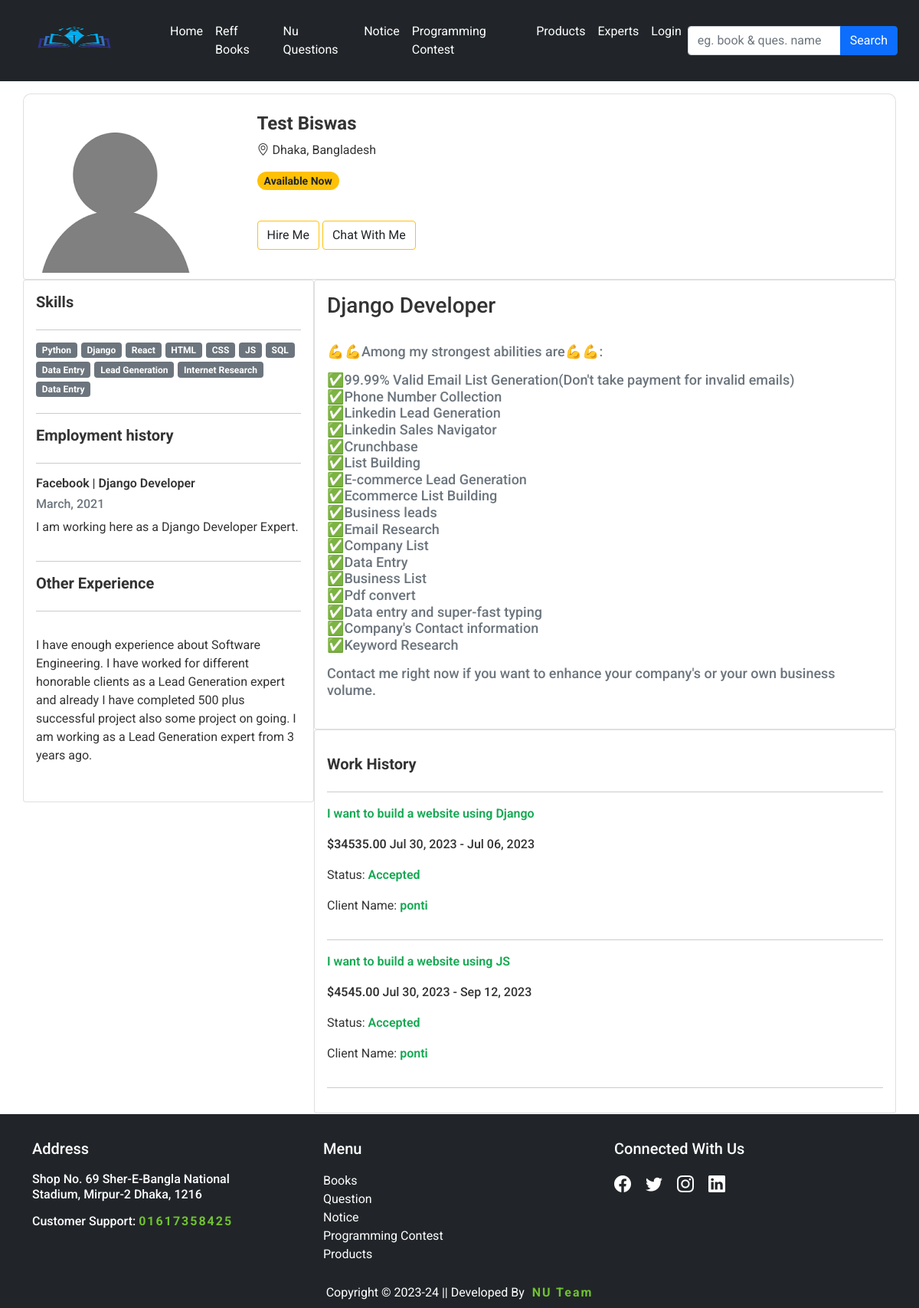
Screenshot of /freelance-profile/7/ with the database file from the repository.
### other/models.py (models this page shows, shortened)
class FreelancerProfile(models.Model):
    user = models.ForeignKey(User, on_delete=models.CASCADE)
    full_name = models.CharField(max_length=255, help_text="Enter your full name")
    location = models.CharField(max_length=255, help_text='E.g. city,coutry Dhaka, Bangladesh', blank=True, null=True)
    set_available = models.CharField(choices=STATUS_CHOICES_PROFILE, default='Available Now', max_length=255, blank=True, null=True)
    title = models.CharField(max_length=255, help_text='E.g. Django developer, javascript developer')
    category = models.ForeignKey(Freelance_category, on_delete=models.CASCADE)
    hourly_rate = models.CharField(max_length=10,help_text='E.g. $15')
    description = models.TextField(max_length=2000, help_text='E.g. within 2000 characters')
    other_experience = models.CharField(max_length=1000, help_text='E.g. within 1000 characters',blank=True, null=True)
    profile_pic = models.ImageField(upload_to='freelance_profile_pricture')

class EmployeementHistory(models.Model):
    user = models.ForeignKey(FreelancerProfile, on_delete=models.CASCADE)
    organization_name = models.CharField(max_length=255)
    role = models.CharField(max_length=500)
    join_date = models.CharField(max_length=255, help_text='E.g. March, 2023')
    short_bio = models.CharField(max_length=500, blank=True, null=True, help_text='E.g. about company')

class HiredFreelancer(models.Model):
    client = models.ForeignKey(User, on_delete=models.CASCADE)
    freelancer = models.ForeignKey(FreelancerProfile, on_delete=models.CASCADE)
    full_name = models.CharField(max_length=255)
    job_title = models.CharField(max_length=500, help_text='E.g. within 500 characters')
    job_requirement = models.TextField()
    delivery_date = models.DateField(null=True, blank=True, help_text='E.g. YYYY-MM-DD format')
    project_price = models.DecimalField(max_digits=10, decimal_places=2, help_text='E.g. 100.00')
    status = models.CharField(choices=STATUS_CHOICES_HIRED, default='Accepted', blank=True, null=True, max_length=255)
    created = models.DateTimeField(auto_now_add=True)

### other/views.py (the view)
# urls.py: path('freelance-profile/<int:pk>/', ExpertProfileView, name='freelance-profile'),
def ExpertProfileView(request, pk):
    pk=int(pk)
    profile = get_object_or_404(FreelancerProfile, user__pk=pk)
    user = FreelancerProfile.objects.get(user__pk=pk)
    try:
        skill = Skills.objects.get(user=user)
    except Skills.DoesNotExist:
        skill = None
    result = []
    if skill:
        result = skill.skill.split(',')
    try:
        employents = EmployeementHistory.objects.get(user=user)
    except EmployeementHistory.DoesNotExist:
        employents = None
    workhistory = HiredFreelancer.objects.filter(freelancer__user__pk=pk)
    print(len(workhistory))
    context = {'profile': profile, 'skills': result, 'employents': employents, 'workhistory':workhistory}
    return render(request, 'other/expert_profile.html', context)

### template/other/expert_profile.html (shortened to what this page needs)
{% extends 'base.html' %}
{% load static %}
{% block content %}
    <div class="container">
        <div class="row">
            <div class="col-sm-12 mt-3 custom-padding">
                <div class="card p-2" style="border-top-left-radius: 10px; border-top-right-radius: 10px;">
                    <div class="row g-0">
                      <div class="col-md-3">
                        <img src="{{profile.profile_pic.url}}" class="img-fluid rounded-start" alt="..." width="225px" height="225px">
                         </div>
                      <div class="col-md-8">
                        <div class="card-body">
                          <h5 class="card-title" style="font-size: 24px; font-weight: 700;">{{profile.full_name}}</h5>
                          <p class="card-text"><i class="bi bi-geo-alt"></i>&nbsp;{{profile.location}}</p>
                          <p class="card-text"><span style="font-weight: 800;"><span class="badge rounded-pill bg-warning text-dark" style="font-size: 14px;">{{profile.set_available}}</span></p>
                          <br>
                          {% if profile.user == request.user %}
                          <a href="{% url 'other:freelance-update-profile' pk=profile.user.pk %}" class="btn btn-warning">Update Profile</a>
                          {% else %}
                          <a href="{% url 'other:hire_freelancer' pk=profile.user.pk %}" class="btn btn-outline-warning text-dark">Hire Me</a>
                          <a href="{% url 'other:contact-freelancer' pk=profile.user.pk %}" class="btn btn-outline-warning text-dark">Chat With Me</a>
                          {% endif %}
                        </div>
                      </div>
                    </div>
                  </div>
        </div>
        <div class="col-sm-4 custom-padding">
            <div class="card p-3">
                {% if skills %}
                {% if profile.user == request.user %}
                <h5 style="font-weight: 700;">Skills&nbsp; <a href="{% url 'other:update-skill' pk=profile.user.id %}" class="btn-circle btn-xl"><i class="bi bi-pencil-fill"></i></a></h5>
                {% else %}
                <h5 style="font-weight: 700;">Skills</h5>
                {% endif %}
                <hr>
                <div class="skill-container">
                    {% for skill in skills %}
                        <span class="badge bg-secondary">{{ skill }}</span>
                    {% endfor %}
                </div>
                {% else %}
                {% if profile.user == request.user %}
                <a href="{% url 'other:add-skill' pk=profile.user.id %}" class="text-danger fw-bold">Add your skills</a>
                {% else %}
                <p class="text-danger fw-bold">This user hasn't added their own skill yet</p>
                {% endif %}
                {% endif %}
                <hr>
                {% if employents %}
                {% if profile.user == request.user %}
                <h5 style="font-weight: 700;">Employment history&nbsp; <a href="{% url 'other:update-employement' pk=profile.user.id %}" class="btn-circle btn-xl"><i class="bi bi-pencil-fill"></i></a></h5>
                {% else %}
                <h5 style="font-weight: 700;">Employment history</h5>
                {% endif %}
                <hr>
                <h6 style="font-weight: 600;">{{employents.organization_name}}&nbsp;|&nbsp;{{employents.role}}</h6>
                <h6 class="text-muted">{{employents.join_date}}</h6>
                <p>{{employents.short_bio}}</p>
                {% else %}
                {% if profile.user == request.user %}
                <a href="{% url 'other:add-employement' pk=profile.user.id %}" class="text-danger fw-bold">Add Employement history</a>
                {% else %} <p class="text-danger fw-bold">This user hasn't added work experience yet </p> {% endif %}
                {% endif %}
                  <hr>
                  <h5 style="font-weight: 700;">Other Experience</h5>
                  <hr>
                  {% if profile.other_experience %}
                  <p style="font-size: 16px;">{{profile.other_experience|linebreaks}}</p>
                  {% else %}
                  <p class="text-danger fw-bold">
                  {% if profile.user == request.user %}
                    You haven't added other experience yet. If you want to add please update your profile. {% else %} This user hasn't added other experience yet {% endif %}</p>
                  {% endif %}
            </div>
        </div>
            <div class="col-sm-8 custom-padding">
                <div class="card p-3">
                    <h3>{{profile.title}}</h3>
                <br>
                <h5 class="text-muted" style="font-size: 18px;">{{profile.description|linebreaks }}</h5>
                </div>
                <div class="card p-3">
                    <h5 class="mt-3" style="font-weight: 700;">Work History</h5>
                    <hr>
                    {% if workhistory %}
                    {% for work in workhistory %}
                        <p style="color: #14A852; cursor: pointer; font-weight: 600;">{{work.job_title}}</p>
                        <p style="font-weight: 600;">${{ work.project_price }} <span style="font-weight: 500;">{{ work.created|date:"M d, Y" }} - {{work.delivery_date|date:"M d, Y"}}</span></p>
                        <p>Status: <span style="color: #14A852; cursor: pointer; font-weight: 600;">{{work.status}}</span></p>
                        <p>Client Name: <span style="color: #14A852; cursor: pointer; font-weight: 600;">{{work.client}}</span></p>
                        <hr>
                    {% endfor %}
                {% else %}
                {% if profile.user == request.user %}
                <p class="text-danger fw-bold">You haven't done any work yet.</p>
                {% else %}
                <p class="text-danger fw-bold">This user hasn't done any work yet.</p>
                {% endif %}
                    {% endif %}
                </div>
            </div>
        </div>
    </div>
{% endblock content %}

### static/style.css (style rules this page uses)
.custom-padding { padding-left: 0px!important; padding-right: 0px!important; }
.skill-container { width: 100%; display: flex; flex-wrap: wrap; }
.skill-container .badge { margin-right: 5px; margin-bottom: 5px; }

### rows the page displays
FreelancerProfile: profile_pic (placeholder picture), full_name "Test Biswas", location "Dhaka, Bangladesh", set_available "Available Now", other_experience "I have enough experience about Software Engineering. I have worked for different honorable clients as a Lead Generation expert and already I have completed 500 plus successful project also some project on going. I am working as a Lead Generation expert from 3 years ago.", title "Django Developer", description "💪💪Among my strongest abilities are💪💪: ✅99.99% Valid Email List Generation(Don't take payment for invalid emails) ✅Phone Number Collection ✅Linkedin Lead Generation ✅Linkedin Sales Navigator ✅Crunchbase ✅List Building ✅E-commerce Lead Generation ✅Ecommerce List Building ✅Business leads ✅Email Research ✅Company List ✅Data Entry ✅Business List ✅Pdf convert ✅Data entry and super-fast typing ✅Company's Contact information ✅Keyword Research Contact me right now if you want to enhance your company's or your own business volume."
EmployeementHistory: organization_name "Facebook", role "Django Developer", join_date "March, 2021", short_bio "I am working here as a Django Developer Expert."
HiredFreelancer: job_title "I want to build a website using Django", project_price "34535.00", created "Jul 30, 2023", delivery_date "Jul 06, 2023", status "Accepted", client "ponti"
HiredFreelancer: job_title "I want to build a website using JS", project_price "4545.00", created "Jul 30, 2023", delivery_date "Sep 12, 2023", status "Accepted", client "ponti"

### other values shown
{{ skill }} "Python" "Django" "React" "HTML" "CSS" "JS" "SQL" "Data Entry" "Lead Generation" "Internet Research" "Data Entry"
